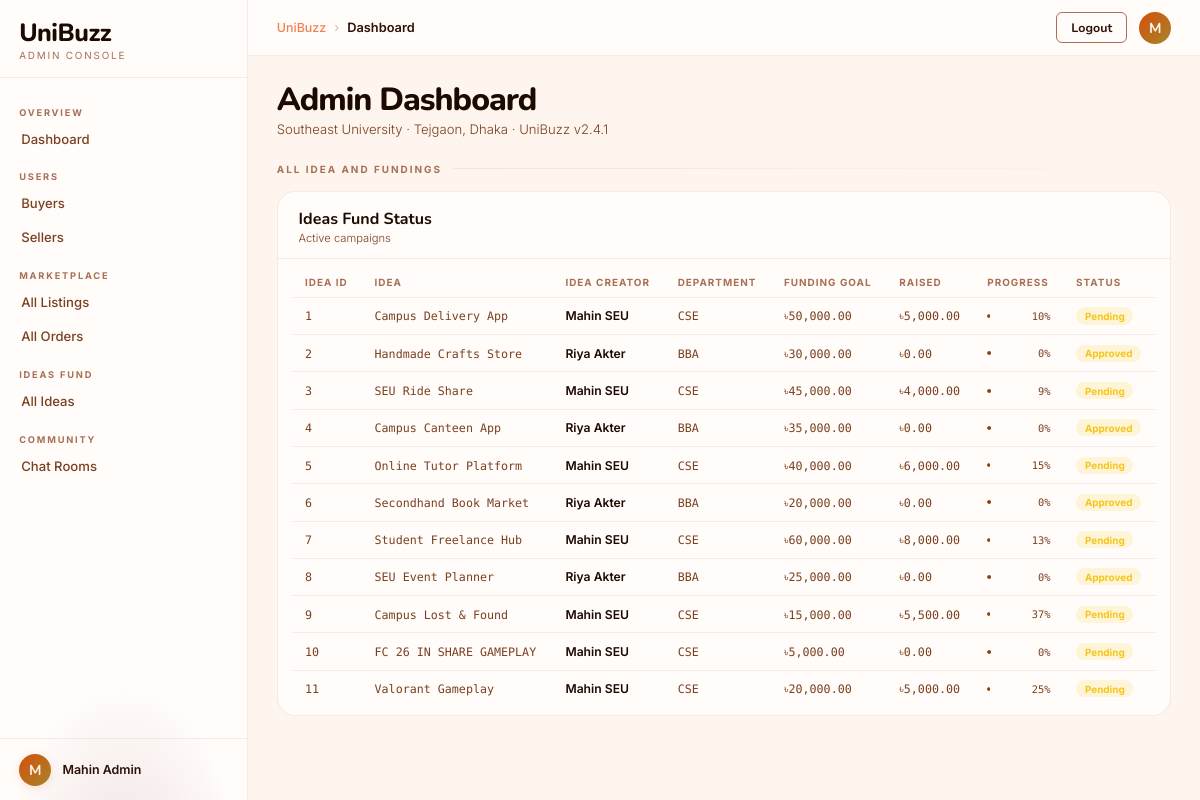
The app's page /adminIdeas.php (signed in) with its own data.
### tables this page shows
CREATE TABLE `user_table` (
  `User_Id` int(11) NOT NULL,
  `First_Name` varchar(100) NOT NULL,
  `Last_Name` varchar(100) NOT NULL,
  `Email` varchar(150) NOT NULL,
  `Mobile` varchar(20) DEFAULT NULL,
  `Password` varchar(255) NOT NULL,
  `Admin_Id` int(11) DEFAULT NULL,
  `Buyer_Id` int(11) DEFAULT NULL,
  `Seller_Id` int(11) DEFAULT NULL
);

CREATE TABLE `business_idea` (
  `Idea_Id` int(11) NOT NULL,
  `Seller_Id` int(11) NOT NULL,
  `Idea` varchar(255) NOT NULL,
  `Description` text DEFAULT NULL,
  `Funding_Goal` decimal(12,2) DEFAULT NULL,
  `Status` varchar(50) DEFAULT 'Pending'
);

CREATE TABLE `seller` (
  `Seller_Id` int(11) NOT NULL,
  `User_Id` int(11) NOT NULL,
  `University_Email` varchar(150) NOT NULL,
  `Rating` decimal(3,2) DEFAULT 0.00,
  `Department` varchar(100) DEFAULT NULL,
  `Semester` varchar(20) DEFAULT NULL,
  `Student_Id` varchar(50) DEFAULT NULL
);

### adminIdeas.php (the view, shortened to what this page needs)
<?php
include("database.php");
$loggedInUserId = $_SESSION["user_id"];
$sql        = "SELECT user_table.First_Name, user_table.Last_Name
               FROM user_table
               WHERE user_table.User_Id = $loggedInUserId";
$result     = mysqli_query($conn, $sql);
$adminInfo  = mysqli_fetch_assoc($result);
$adminFullName   = $adminInfo['First_Name'] . " " . $adminInfo['Last_Name'];
$adminFirstLetter = strtoupper(substr($adminInfo['First_Name'], 0, 1));
$sql      = "SELECT business_idea.Idea_Id, business_idea.Idea, business_idea.Description,
                    business_idea.Funding_Goal, business_idea.Status,
                    user_table.First_Name, user_table.Last_Name,
                    seller.Department,
                    COALESCE(SUM(idea_fund.Amount), 0) AS total_raised
             FROM business_idea
             JOIN seller ON business_idea.Seller_Id = seller.Seller_Id
             JOIN user_table ON seller.User_Id = user_table.User_Id
             LEFT JOIN idea_fund ON idea_fund.Fund_id = business_idea.Idea_Id
             GROUP BY business_idea.Idea_Id";
$result   = mysqli_query($conn, $sql);
$allIdeas = mysqli_fetch_all($result, MYSQLI_ASSOC);
?>
<!DOCTYPE html>
<html lang="en">
<head>
<link rel="stylesheet" href="adminDash.css">
</head>
<body>
<div class="my-dashboard-wrapper">
  <aside class="left-panel" id="sidebar">
    <div class="left-panel-inner">
      <div class="logo-area">
        <div class="site-name">UniBuzz</div>
        <div class="site-subtitle">Admin Console</div>
      </div>
      <div class="nav-links">
        <div class="nav-group-title">Overview</div>
        <a href="adminHomepage.php" class="nav-link">Dashboard</a>
        <div class="nav-group-title">Users</div>
        <a href="adminBuyers.php" class="nav-link">Buyers</a>
        <a href="adminSellers.php" class="nav-link">Sellers</a>
        <div class="nav-group-title">Marketplace</div>
        <a href="adminAllListings.php" class="nav-link">All Listings</a>
        <a href="adminAllOrders.php" class="nav-link">All Orders</a>
        <div class="nav-group-title">Ideas Fund</div>
        <a href="adminIdeas.php" class="nav-link">All Ideas</a>
        <div class="nav-group-title">Community</div>
        <a href="globalChatRoom.php" class="nav-link">Chat Rooms</a>
      </div>
      <div class="admin-info-bar">
        <div class="admin-pic"><?php echo $adminFirstLetter; ?></div>
        <div>
          <div class="admin-fullname"><?php echo $adminFullName; ?></div>
        </div>
      </div>
    </div>
  </aside>
  <div class="right-side">
    <div class="header-bar">
      <div class="page-path">
        <a href="#">UniBuzz</a>
        <span class="sep">›</span>
        <span class="current">Dashboard</span>
      </div>
      <div class="header-right-side">
          <form action="logout.php" method="POST" style="margin:0;">
            <button class="btn-logout" type="submit" name="logout" >Logout</button>
          </form>
        <div class="nav-avatar" style="width:32px;height:32px;border-radius:50%;background:linear-gradient(135deg,var(--gold),#A8842A);display:flex;align-items:center;justify-content:center;font-family:'Nunito',sans-serif;font-size:.9rem;font-weight:700;color:var(--bg);cursor:pointer;"><?php echo $adminFirstLetter; ?></div>
      </div>
    </div>
    <div class="page-content-scroll">
      <div class="page-top-section">
        <div>
          <div class="big-page-title">Admin Dashboard</div>
          <div class="page-subtitle">Southeast University · Tejgaon, Dhaka · UniBuzz v2.4.1</div>
        </div>
      </div>
      <div class="divider-row">
        <div class="divider-label">All Idea and Fundings</div>
        <div class="divider-line"></div>
      </div>
      <div class="section-grid" style="grid-template-columns:1fr;margin-bottom:1rem;">
        <div class="content-card" style="animation-delay:.28s">
          <div class="card-top">
            <div>
              <div class="card-title">Ideas Fund Status</div>
              <div class="card-subtitle">Active campaigns</div>
            </div>
          </div>
          <div class="card-body" style="padding:.5rem .9rem;">
            <table class="users-table">
              <thead>
                <tr>
                  <th>Idea ID</th>
                  <th>Idea</th>
                  <th>Idea Creator</th>
                  <th>Department</th>
                  <th>Funding Goal</th>
                  <th>Raised</th>
                  <th>Progress</th>
                  <th>Status</th>
                </tr>
              </thead>
              <tbody>
                <?php foreach($allIdeas as $idea): ?>
                <?php
                    $goal     = $idea['Funding_Goal'];
                    $raised   = $idea['total_raised'];
                    $progress = ($goal > 0) ? round(($raised / $goal) * 100) : 0;
                ?>
                <tr>
                  <td><span class="mono-text" style="color:var(--text-3)"><?php echo $idea['Idea_Id']; ?></span></td>
                  <td><span class="mono-text" style="color:var(--text-3)"><?php echo $idea['Idea']; ?></span></td>
                  <td>
                    <div class="user-fullname" style="font-size:.76rem"><?php echo $idea['First_Name'] . " " . $idea['Last_Name']; ?></div>
                  </td>
                  <td><span class="mono-text" style="color:var(--text-3)"><?php echo $idea['Department']; ?></span></td>
                  <td><span class="mono-text" style="color:var(--text-3)">৳<?php echo number_format($idea['Funding_Goal'], 2); ?></span></td>
                  <td><span class="mono-text" style="color:var(--text-3)">৳<?php echo number_format($raised, 2); ?></span></td>
                  <td>
                    <div class="funding-bar-wrap">
                      <div class="funding-bar-track">
                        <div class="funding-bar-fill" style="width:8%;background:var(--maroon)"></div>
                      </div>
                      <span class="funding-percent-text"><?php echo $progress; ?>%</span>
                    </div>
                  </td>
                  <td><span class="status-tag tag-pending"><?php echo $idea['Status']; ?></span></td>
                </tr>
                <?php endforeach; ?>
              </tbody>
            </table>
          </div>
        </div>
      </div>
    </div>
  </div>
</div>
</body>
</html>

### records on screen
user_table: First_Name "M", adminFullName "Mahin Admin"
business_idea: Idea_Id "1", Idea "Campus Delivery App", user_table.First_Name "Mahin", user_table.Last_Name "SEU", Seller_Id.Department "CSE", Funding_Goal "50,000.00", raised "5,000.00", progress "10", Status "Pending"
business_idea: Idea_Id "2", Idea "Handmade Crafts Store", user_table.First_Name "Riya", user_table.Last_Name "Akter", Seller_Id.Department "BBA", Funding_Goal "30,000.00", raised "0.00", progress "0", Status "Approved"
business_idea: Idea_Id "3", Idea "SEU Ride Share", user_table.First_Name "Mahin", user_table.Last_Name "SEU", Seller_Id.Department "CSE", Funding_Goal "45,000.00", raised "4,000.00", progress "9", Status "Pending"
business_idea: Idea_Id "4", Idea "Campus Canteen App", user_table.First_Name "Riya", user_table.Last_Name "Akter", Seller_Id.Department "BBA", Funding_Goal "35,000.00", raised "0.00", progress "0", Status "Approved"
business_idea: Idea_Id "5", Idea "Online Tutor Platform", user_table.First_Name "Mahin", user_table.Last_Name "SEU", Seller_Id.Department "CSE", Funding_Goal "40,000.00", raised "6,000.00", progress "15", Status "Pending"
business_idea: Idea_Id "6", Idea "Secondhand Book Market", user_table.First_Name "Riya", user_table.Last_Name "Akter", Seller_Id.Department "BBA", Funding_Goal "20,000.00", raised "0.00", progress "0", Status "Approved"
business_idea: Idea_Id "7", Idea "Student Freelance Hub", user_table.First_Name "Mahin", user_table.Last_Name "SEU", Seller_Id.Department "CSE", Funding_Goal "60,000.00", raised "8,000.00", progress "13", Status "Pending"
business_idea: Idea_Id "8", Idea "SEU Event Planner", user_table.First_Name "Riya", user_table.Last_Name "Akter", Seller_Id.Department "BBA", Funding_Goal "25,000.00", raised "0.00", progress "0", Status "Approved"
business_idea: Idea_Id "9", Idea "Campus Lost & Found", user_table.First_Name "Mahin", user_table.Last_Name "SEU", Seller_Id.Department "CSE", Funding_Goal "15,000.00", raised "5,500.00", progress "37", Status "Pending"
business_idea: Idea_Id "10", Idea "FC 26 IN SHARE GAMEPLAY", user_table.First_Name "Mahin", user_table.Last_Name "SEU", Seller_Id.Department "CSE", Funding_Goal "5,000.00", raised "0.00", progress "0", Status "Pending"
business_idea: Idea_Id "11", Idea "Valorant Gameplay", user_table.First_Name "Mahin", user_table.Last_Name "SEU", Seller_Id.Department "CSE", Funding_Goal "20,000.00", raised "5,000.00", progress "25", Status "Pending"
